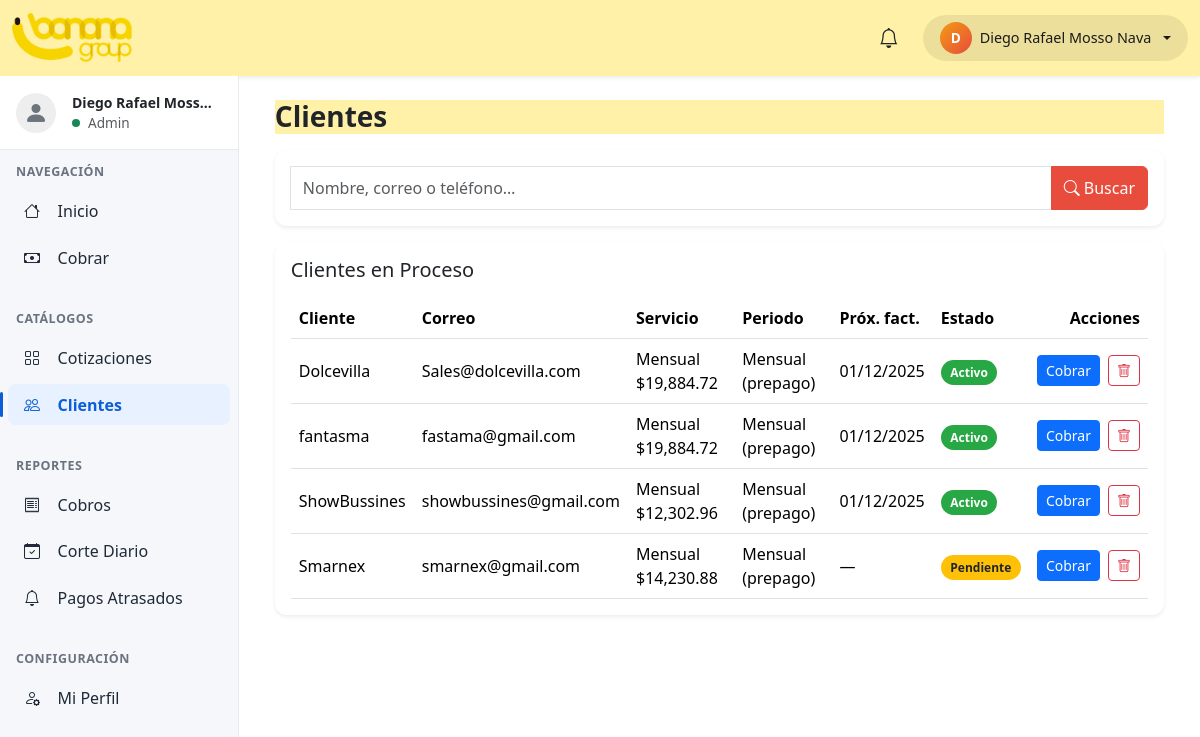
The page /Public/index.php?m=clientes (signed in) on the database its author committed.
### tables this page shows
CREATE TABLE IF NOT EXISTS `usuarios` (
  `id` int NOT NULL AUTO_INCREMENT,
  `nombre` varchar(120) NOT NULL,
  `correo` varchar(150) NOT NULL,
  `pass_hash` varchar(255) NOT NULL,
  `activo` tinyint(1) NOT NULL DEFAULT '1',
  `foto_url` varchar(500) DEFAULT NULL,
  `creado_en` timestamp NULL DEFAULT CURRENT_TIMESTAMP,
  PRIMARY KEY (`id`),
  UNIQUE KEY `correo` (`correo`)
);

CREATE TABLE IF NOT EXISTS `roles` (
  `id` int NOT NULL AUTO_INCREMENT,
  `nombre` varchar(40) NOT NULL,
  PRIMARY KEY (`id`),
  UNIQUE KEY `nombre` (`nombre`)
);

CREATE TABLE IF NOT EXISTS `clientes` (
  `id` int NOT NULL AUTO_INCREMENT,
  `empresa` varchar(150) NOT NULL,
  `correo` varchar(150) NOT NULL,
  `telefono` varchar(50) DEFAULT NULL,
  `creado_en` timestamp NULL DEFAULT CURRENT_TIMESTAMP,
  PRIMARY KEY (`id`),
  UNIQUE KEY `uk_clientes_correo` (`correo`)
);

### App/auth.php (called while the page is built, shortened)
<?php
function current_user(): ?array {
    return [
        'id'      => (int)$_SESSION['user_id'],
        'nombre'  => $_SESSION['user_nombre'] ?? '',
        'correo'  => $_SESSION['user_correo'] ?? '',
        'roles'   => $_SESSION['user_roles'] ?? [],
    ];
}

### Modules/clientes.php (the view, shortened to what this page needs)
<?php
$pdo = db();
$q = trim($_GET['q'] ?? '');
$where = "WHERE o.estado='activa'";
$args  = [];
$page   = max(1, (int)($_GET['p'] ?? 1));
$limit  = 5;
$offset = ($page - 1) * $limit;
$sql = "
SELECT SQL_CALC_FOUND_ROWS
  c.id, c.empresa, c.correo, c.telefono,
  MIN(o.creado_en) AS fecha_alta,
  SUM(CASE WHEN o.estado = 'activa' THEN 1 ELSE 0 END) AS ordenes_activas,
  COALESCE(SUM(CASE
      WHEN o.estado = 'activa' AND oi.billing_type = 'recurrente' AND oi.pausado = 0
      THEN oi.monto ELSE 0 END), 0) AS mensual_base,
  MIN(CASE WHEN o.estado = 'activa' THEN o.id END) AS orden_id,
  MIN(CASE WHEN o.estado = 'activa' THEN o.periodicidad END) AS periodicidad_activa,
  MIN(CASE WHEN o.estado = 'activa' THEN o.billing_policy END) AS billing_policy_activa,
  MIN(CASE WHEN o.estado = 'activa' THEN o.cut_day END) AS cut_day_activo,
  MIN(CASE WHEN o.estado = 'activa' THEN o.proxima_facturacion END) AS proxima_facturacion_activa
FROM clientes c
JOIN ordenes o ON o.cliente_id = c.id
LEFT JOIN orden_items oi ON oi.orden_id = o.id
{$where}
GROUP BY c.id, c.empresa, c.correo, c.telefono
ORDER BY c.empresa ASC
LIMIT $limit OFFSET $offset
";
$st = $pdo->prepare($sql);
$st->execute($args);
$rows = $st->fetchAll(PDO::FETCH_ASSOC);
function money_mx($v): string { return '$' . number_format((float)$v, 2, '.', ','); }
function prettify_periodo(array $r): string {
    $per = $r['periodicidad_activa'] ?? '';
    $pol = $r['billing_policy_activa'] ?? '';
    $cut = $r['cut_day_activo'] ?? null;
    switch ($per) {
        case 'mensual': $base = 'Mensual'; break;
    }
    $detalle = '';
    if ($pol === 'fixed_day' && $cut) $detalle = "corte día " . (int)$cut;
    elseif ($pol === 'prepaid_anchor') $detalle = "prepago";
    return $detalle ? "{$base} ({$detalle})" : $base;
}
function fmt_date(?string $d): string {
    if (!$d) return '—';
    $ts = strtotime($d);
    return $ts ? date('d/m/Y', $ts) : '—';
}
?>
<div class="container-fluid clientes-page">
  <div class="d-flex align-items-center justify-content-between topbar mb-3">
    <h3 class="mb-0">Clientes</h3>
  </div>
  <div class="card border-0 shadow-sm search-card mb-3">
    <div class="card-body">
      <form class="input-group" action="/Sistema-de-Saldos-y-Pagos-/Public/index.php" method="get">
        <input type="text" class="form-control" name="q" placeholder="Nombre, correo o teléfono…" value="<?= htmlspecialchars($q) ?>">
        <button class="btn btn-danger btn-search" type="submit">
          <i class="bi bi-search me-1"></i> Buscar
        </button>
      </form>
    </div>
  </div>
  <?php if (!$rows): ?>
    <div class="alert alert-info mb-0">Aún no hay clientes con órdenes activas.</div>
  <?php else: ?>
  <div class="card border-0 shadow-sm table-wrapper">
    <div class="card-body">
      <h5 class="mb-3">Clientes en Proceso</h5>
      <div class="table-responsive ">
        <table class="table align-middle mb-0">
          <thead>
            <tr>
              <th>Cliente</th>
              <th>Correo</th>
              <th>Servicio</th>
              <th>Periodo</th>
              <th>Próx. fact.</th>
              <th>Estado</th>
              <th class="text-end">Acciones</th>
            </tr>
          </thead>
          <tbody>
          <?php foreach ($rows as $r):
            $activo = (int)$r['ordenes_activas'] > 0;
            $montoMensual = (float)$r['mensual_base'];
            $montoConIVA = $montoMensual * 1.16;
            $periodoTxt = prettify_periodo($r);
            $hasProxima = !empty($r['proxima_facturacion_activa']);
            $proximaTxt = fmt_date($r['proxima_facturacion_activa'] ?? null);
          ?>
            <tr>
              <td><?= htmlspecialchars($r['empresa']) ?></td>
              <td><?= htmlspecialchars($r['correo']) ?></td>
              <td><?= $montoMensual > 0 ? 'Mensual ' . money_mx($montoConIVA) : '—' ?></td>
              <td><?= htmlspecialchars($periodoTxt) ?></td>
              <td><?= htmlspecialchars($proximaTxt) ?></td>
              <td>
                <?php if ($activo): ?>
                  <?php if ($hasProxima): ?>
                    <span class="estado-badge estado-activo">Activo</span>
                  <?php else: ?>
                    <span class="estado-badge estado-pendiente">Pendiente</span>
                  <?php endif; ?>
                <?php else: ?>
                  <span class="estado-badge">Sin orden</span>
                <?php endif; ?>
              </td>
              <td class="text-end">
                <div class="d-flex justify-content-end gap-2">
                    <?php if (!empty($r['orden_id'])): ?>
                      <a href="/Sistema-de-Saldos-y-Pagos-/Modules/cobro.php?m=cobro&orden_id=<?= (int)$r['orden_id'] ?>" class="btn btn-primary btn-sm">Cobrar</a>
                    <?php else: ?>
                      <span class="text-muted small align-self-center">Sin orden</span>
                    <?php endif; ?>
                    <?php if (isset($_SESSION['user_rol']) && $_SESSION['user_rol'] === 'admin'): ?>
                        <form action="/Sistema-de-Saldos-y-Pagos-/Public/api/cliente_eliminar.php" method="POST" class="d-inline"
                              onsubmit="confirmarAccion(event, '¿Eliminar cliente?', 'Se borrará toda su información, órdenes y cargos asociados.', 'Sí, eliminar', '#dc3545')">
                            <button type="submit" class="btn btn-outline-danger btn-sm" title="Eliminar">
                                <i class="bi bi-trash"></i>
                            </button>
                        </form>
                    <?php endif; ?>
                </div>
              </td>
            </tr>
          <?php endforeach; ?>
          </tbody>
        </table>
      </div>
    </div>
  </div>
  <?php endif; ?>
</div>

### Includes/header.php (shortened to what this page needs)
<?php
require_once __DIR__ . '/../App/auth.php';
$pdo = db();
$currentUser = current_user();
$usuarioId    = (int)($currentUser['id'] ?? 0);
$userName     = $currentUser['nombre'] ?? 'Invitado';
$fotoUsuario  = '';
$userInitial = mb_substr($userName, 0, 1, 'UTF-8');
if ($usuarioId > 0) {
    $stUser = $pdo->prepare("SELECT nombre, foto_url FROM usuarios WHERE id = ? LIMIT 1");
    $stUser->execute([$usuarioId]);
    $datosFrescos = $stUser->fetch(PDO::FETCH_ASSOC);
    if ($datosFrescos) {
        $userName    = $datosFrescos['nombre'];
        $fotoUsuario = $datosFrescos['foto_url'];
    }
}
?>
<!doctype html>
<html lang="es">
<head>
  <link href="https://cdn.jsdelivr.net/npm/bootstrap@5.3.3/dist/css/bootstrap.min.css" rel="stylesheet">
  <link href="https://cdn.jsdelivr.net/npm/bootstrap-icons@1.11.3/font/bootstrap-icons.css" rel="stylesheet">
  <link href="./css/app.css?v=999" rel="stylesheet">
</head>
<body class="layout">
  <nav class="navbar topbar navbar-dark shadow-sm">
    <div class="container-fluid">
      <a class="navbar-brand m-0" href="<?= BASE_URL ?>/index.php?m=inicio">
        <img src="./assets/logo.png" alt="Banana Group">
      </a>
      <div class="ms-auto d-flex align-items-center gap-2">
      <li class="nav-item dropdown me-3 list-unstyled">
          <button class="btn btn-link position-relative p-0 border-0 text-dark"
                  type="button" id="dropdownNotificaciones" data-bs-toggle="dropdown" aria-expanded="false">
            <i class="bi bi-bell fs-5"></i>
          </button>
        </li>
        <div class="dropdown">
          <button class="btn rounded-pill user-pill dropdown-toggle d-flex align-items-center gap-2" type="button" id="dropdownUsuario" data-bs-toggle="dropdown" aria-expanded="false">
            <div class="avatar-circle" style="overflow: hidden;">
              <?php if (!empty($fotoUsuario)): ?>
                <img src="<?= htmlspecialchars($fotoUsuario) ?>?v=<?= time() ?>" alt="User" style="width:100%;height:100%;object-fit:cover;">
              <?php else: ?>
                <?= strtoupper($userInitial) ?>
              <?php endif; ?>
            </div>
            <span class="d-none d-md-inline"><?= htmlspecialchars($userName) ?></span>
          </button>
        </div>
      </div>
    </div>
  </nav>
</body>
</html>

### Includes/sidebar.php (shortened to what this page needs)
<?php
require_once __DIR__ . '/../App/auth.php';
$current = $_GET['m'] ?? 'inicio';
$currentUser = current_user();
$sideId      = (int)($currentUser['id'] ?? $_SESSION['usuario_id'] ?? 0);
$sideName = $currentUser['nombre'] ?? 'Usuario';
$sideFoto = '';
$sideRol  = 'guest';
if ($sideId > 0) {
    try {
        $pdoSide = db();
        $stSide = $pdoSide->prepare("
            SELECT u.nombre, u.foto_url, r.nombre as rol_nombre
            FROM usuarios u
            LEFT JOIN usuario_rol ur ON ur.usuario_id = u.id
            LEFT JOIN roles r ON r.id = ur.rol_id
            WHERE u.id = ?
            LIMIT 1
        ");
        $stSide->execute([$sideId]);
        $rowSide = $stSide->fetch(PDO::FETCH_ASSOC);
        if ($rowSide) {
            $sideName = $rowSide['nombre'];
            $sideFoto = $rowSide['foto_url'];
            $sideRol  = strtolower(trim($rowSide['rol_nombre'] ?? 'guest'));
        }
    } catch (Exception $e) { }
}
if ($sideRol === 'cliente') {
    $menu_top = [
        ['slug'=>'cliente_home',  'icon'=>'bi-speedometer2', 'text'=>'Mi Resumen'],
    ];
    $menu_cat = [];
    $menu_rep = [];
    $menu_conf= [
        ['slug'=>'usuarios', 'icon'=>'bi-person-circle', 'text'=>'Mi Perfil']
    ];
} else {
    $menu_top = [
        ['slug'=>'inicio',   'icon'=>'bi-house',   'text'=>'Inicio'],
        ['slug'=>'cobrar',   'icon'=>'bi-cash',    'text'=>'Cobrar'],
    ];
    $menu_cat = [
        ['slug'=>'cotizaciones','icon'=>'bi-grid',    'text'=>'Cotizaciones'],
        ['slug'=>'clientes',    'icon'=>'bi-people',  'text'=>'Clientes'],
    ];
    $menu_rep = [
        ['slug'=>'cobros',          'icon'=>'bi-receipt',        'text'=>'Cobros'],
        ['slug'=>'corte_diario',    'icon'=>'bi-calendar-check', 'text'=>'Corte Diario'],
        ['slug'=>'pagos_atrasados', 'icon'=>'bi-bell',           'text'=>'Pagos Atrasados'],
    ];
    $menu_conf = [
        ['slug'=>'usuarios','icon'=>'bi-person-gear','text'=>'Mi Perfil'],
    ];
}
?>
<div class="d-flex">
  <aside class="sidebar d-none d-lg-flex flex-column">
    <div class="profile px-3 py-3 d-flex align-items-center gap-3">
      <div class="avatar" style="width: 40px; height: 40px; border-radius: 50%; overflow: hidden; background: #eee; display: flex; align-items: center; justify-content: center;">
        <?php if (!empty($sideFoto)): ?>
          <img src="<?= htmlspecialchars($sideFoto) ?>?v=<?= time() ?>" style="width: 100%; height: 100%; object-fit: cover;">
        <?php else: ?>
          <i class="bi bi-person-fill fs-4 text-secondary"></i>
        <?php endif; ?>
      </div>
      <div class="small text-dark">
        <div class="fw-semibold text-truncate" style="max-width: 140px;"><?= htmlspecialchars($sideName) ?></div>
        <div class="d-flex align-items-center gap-2">
          <span class="status-dot bg-success rounded-circle" style="width: 8px; height: 8px;"></span>
          <span class="opacity-75 text-capitalize" style="font-size: 0.85rem;"><?= htmlspecialchars($sideRol) ?></span>
        </div>
      </div>
    </div>
    <div class="sidebar-body flex-grow-1">
      <div class="section-title">Navegación</div>
      <nav class="nav flex-column">
        <?php foreach ($menu_top as $it): ?>
          <a class="nav-link side-item <?= $current === $it['slug'] ? 'active' : '' ?>" href="<?= BASE_URL ?>/index.php?m=<?= $it['slug'] ?>">
            <i class="bi <?= $it['icon'] ?> me-2"></i><?= $it['text'] ?>
          </a>
        <?php endforeach; ?>
      </nav>
      <?php if (!empty($menu_cat)): ?>
      <div class="section-title mt-3">Catálogos</div>
      <nav class="nav flex-column">
        <?php foreach ($menu_cat as $it): ?>
          <a class="nav-link side-item <?= $current === $it['slug'] ? 'active' : '' ?>" href="<?= BASE_URL ?>/index.php?m=<?= $it['slug'] ?>">
            <i class="bi <?= $it['icon'] ?> me-2"></i><?= $it['text'] ?>
          </a>
        <?php endforeach; ?>
      </nav>
      <?php endif; ?>
      <?php if (!empty($menu_rep)): ?>
      <div class="section-title mt-3">Reportes</div>
      <nav class="nav flex-column">
        <?php foreach ($menu_rep as $it): ?>
          <a class="nav-link side-item <?= $current === $it['slug'] ? 'active' : '' ?>" href="<?= BASE_URL ?>/index.php?m=<?= $it['slug'] ?>">
            <i class="bi <?= $it['icon'] ?> me-2"></i><?= $it['text'] ?>
          </a>
        <?php endforeach; ?>
      </nav>
      <?php endif; ?>
      <div class="section-title mt-3">Configuración</div>
      <nav class="nav flex-column">
        <?php foreach ($menu_conf as $it): ?>
          <a class="nav-link side-item <?= $current === $it['slug'] ? 'active' : '' ?>" href="<?= BASE_URL ?>/index.php?m=<?= $it['slug'] ?>">
            <i class="bi <?= $it['icon'] ?> me-2"></i><?= $it['text'] ?>
          </a>
        <?php endforeach; ?>
      </nav>
    </div>
  </aside>
  <main class="main flex-grow-1 p-3 p-md-4">

### rows shown on the page
usuarios: nombre "Diego Rafael Mosso Nava", nombre "Diego Rafael Moss…", roles.nombre "Admin"
clientes: empresa "Dolcevilla", correo "Sales@dolcevilla.com", montoConIVA "$19,884.72", periodoTxt "Mensual (prepago)", proximaTxt "01/12/2025", shows "Activo"
clientes: empresa "fantasma", correo "fastama@gmail.com", montoConIVA "$19,884.72", periodoTxt "Mensual (prepago)", proximaTxt "01/12/2025", shows "Activo"
clientes: empresa "ShowBussines", correo "showbussines@gmail.com", montoConIVA "$12,302.96", periodoTxt "Mensual (prepago)", proximaTxt "01/12/2025", shows "Activo"
clientes: empresa "Smarnex", correo "smarnex@gmail.com", montoConIVA "$14,230.88", periodoTxt "Mensual (prepago)", proximaTxt "—", shows "Pendiente"

### other values the page prints
$userInitial "D"
$it['text'] "Inicio"
$it['text'] "Cobrar"
$it['text'] "Cotizaciones"
$it['text'] "Clientes"
$it['text'] "Cobros"
$it['text'] "Corte Diario"
$it['text'] "Pagos Atrasados"
$it['text'] "Mi Perfil"
